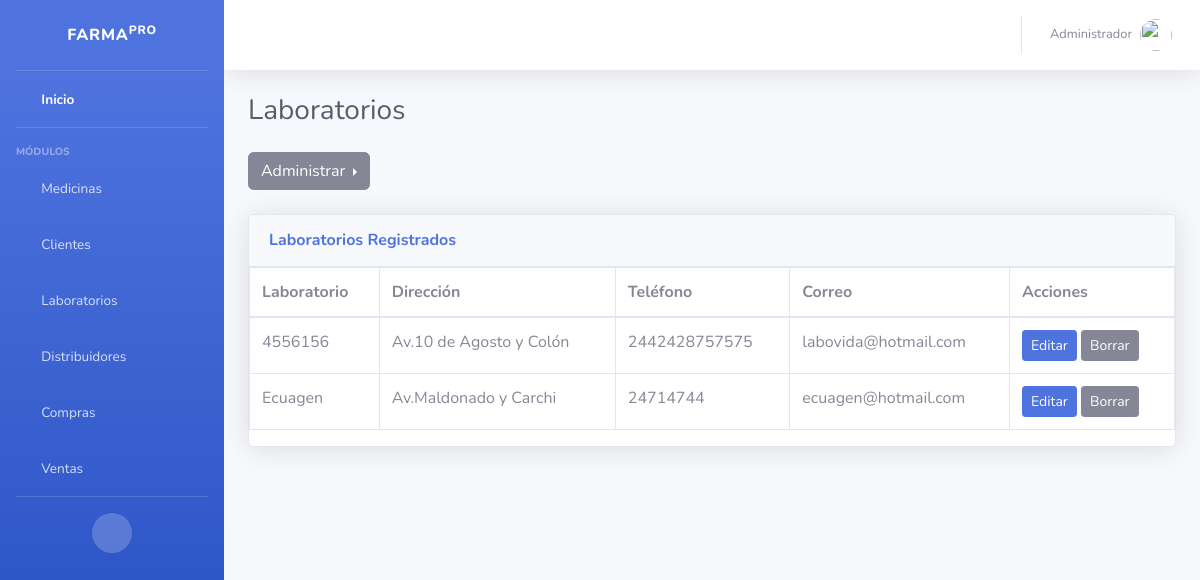
The page /laboratorios/ on the database as committed earlier.
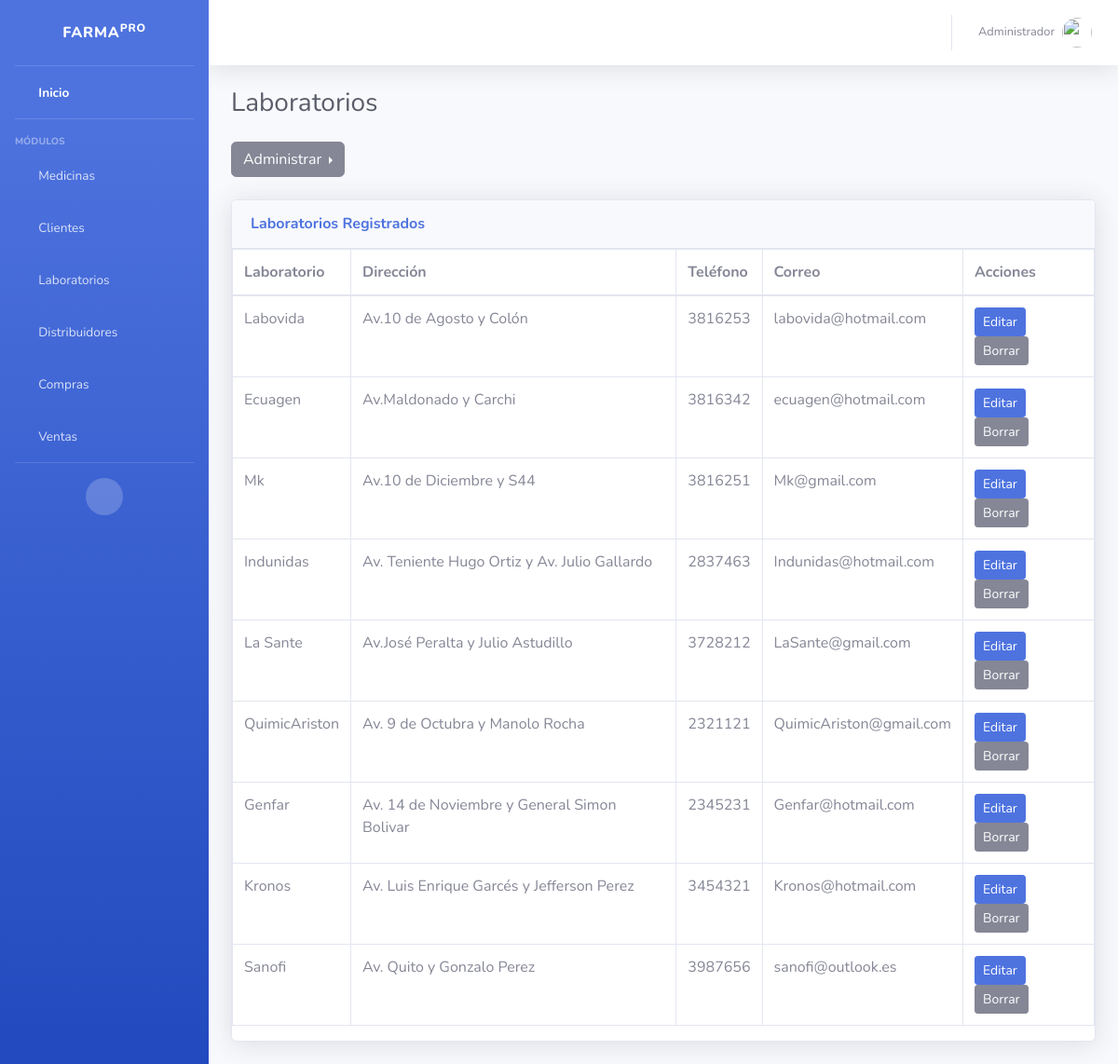
The same page on the database as committed later.
### laboratorios/models.py (models this page shows, shortened)
class Laboratorio (models.Model):
    nombre_laboratorio = models.CharField(max_length=100, verbose_name="Laboratorio", blank=False, null=False, unique=True)
    direccion_laboratorio = models.TextField(max_length=200, verbose_name="Dirección", blank=False, null=False)
    telefono_laboratorio = models.IntegerField(max_length=10 ,verbose_name="Teléfono", blank=False, null=False )
    correo_laboratorio = models.EmailField( verbose_name="Correo", blank=False, null=False)
    registro_laboratorio = models.CharField(max_length=20, verbose_name="Registro", blank=False, null=False)
    autorizacion_laboratorio = models.CharField(max_length=20, verbose_name="Autorización", blank=False, null=False)
    class Meta:
        verbose_name ="Laboratorio"
        verbose_name_plural ="Laboratorios"

### laboratorios/views.py (the view)
# urls.py: path("", LaboratorioListView.as_view(), name="laboratorios"),
class LaboratorioListView(ListView):
    model = Laboratorio

### laboratorios/templates/laboratorios/laboratorio_list.html
{% extends 'core/base.html' %}
{% block cabecera %}
Laboratorios
{% endblock %}
{% block pie %}
{% include 'laboratorios/laboratorio_menu.html'%}
<div class="card shadow mb-4">
  <div class="card-header py-3">
      <h6 class="m-0 font-weight-bold text-primary">Laboratorios Registrados</h6>
  </div>
      <div class="table-responsive">
<table class="table table-bordered" id="dataTable" width="100%" cellspacing="0">
<thead>
    <tr>
        <th scope="col">Laboratorio</th>
        <th scope="col">Dirección</th>
        <th scope="col">Teléfono</th>
        <th scope="col">Correo</th>
        <th scope="col">Acciones</th>
    </tr>
  </thead>
    <tbody>
        {% for laboratorio in object_list %}
    <tr>
        <td>{{laboratorio.nombre_laboratorio}}</td>
        <td>{{laboratorio.direccion_laboratorio}}</td>
        <td>{{laboratorio.telefono_laboratorio}}</td>
        <td>{{laboratorio.correo_laboratorio}}</td>
        <td>
          <a href="{% url 'laboratorios:update' laboratorio.id %}" class="btn btn-sm btn-primary">Editar</a>
          <a href="{% url 'laboratorios:delete' laboratorio.id %}" class="btn btn-secondary btn-sm">Borrar</a>
        </td>
    </tr>
    {% endfor %}
    </tbody>
</table>
{% endblock %}

### core/templates/core/base.html (shortened to what this page needs)
<!DOCTYPE html>
<html lang="en">
<head>
    {% load static %}
    <link href="{% static 'core/vendor/fontawesome-free/css/all.min.css' %}" rel="stylesheet" type="text/css">
    <link href="{% static 'core/css/sb-admin-2.min.css' %}" rel="stylesheet">
</head>
<body id="page-top">
    <div id="wrapper">
        <ul class="navbar-nav bg-gradient-primary sidebar sidebar-dark accordion" id="accordionSidebar">
            <a class="sidebar-brand d-flex align-items-center justify-content-center" href="{% url 'home' %}">
                <div class="sidebar-brand-text mx-3">FARMA<sup>PRO</sup></div>
              </a>
            <hr class="sidebar-divider my-0">
            <li class="nav-item active">
                <a class="nav-link" href="{% url 'home' %}">
                    <i class="fas fa-fw fa-tachometer-alt"></i>
                    <span>Inicio</span></a>
            </li>
            <hr class="sidebar-divider">
            <div class="sidebar-heading">
                Módulos
            </div>
            <li class="nav-item">
                <a class="nav-link" href="{% url 'medicamentos:medicamentos' %}">
                    <i class="fas fa-fw fa-table"></i>
                    <span>Medicinas</span></a>
            </li>
            <li class="nav-item">
              <a class="nav-link" href="{% url 'clientes:clientes' %}">
                  <i class="fas fa-fw fa-table"></i>
                  <span>Clientes</span></a>
          </li>
          <li class="nav-item">
            <a class="nav-link" href="{% url 'laboratorios:laboratorios' %}">
                <i class="fas fa-fw fa-table"></i>
                <span>Laboratorios</span></a>
        </li>
        <li class="nav-item">
          <a class="nav-link" href="{% url 'distribuidores:distribuidores' %}">
              <i class="fas fa-fw fa-table"></i>
              <span>Distribuidores</span></a>
      </li>
    <li class="nav-item">
      <a class="nav-link" href="{% url 'compras:compras' %}">
          <i class="fas fa-fw fa-table"></i>
          <span>Compras</span></a>
  </li>
  <li class="nav-item">
    <a class="nav-link" href="{% url 'salidas:salidas' %}">
        <i class="fas fa-fw fa-table"></i>
        <span>Ventas</span></a>
</li>
            <hr class="sidebar-divider d-none d-md-block">
            <div class="text-center d-none d-md-inline">
                <button class="rounded-circle border-0" id="sidebarToggle"></button>
            </div>
        </ul>
        <div id="content-wrapper" class="d-flex flex-column">
            <div id="content">
                <nav class="navbar navbar-expand navbar-light bg-white topbar mb-4 static-top shadow">
                    <ul class="navbar-nav ml-auto">
                        <li class="nav-item dropdown no-arrow">
                            <a class="nav-link dropdown-toggle" href="#" id="userDropdown" role="button"
                                data-toggle="dropdown" aria-haspopup="true" aria-expanded="false">
                                <span class="mr-2 d-none d-lg-inline text-gray-600 small">Administrador</span>
                                <img class="img-profile rounded-circle"
                                    src="{% static 'core/img/undraw_profile.svg' %}">
                            </a>
                        </li>
                    </ul>
                </nav>
                <div class="container-fluid">
                    <div class="d-sm-flex align-items-center justify-content-between mb-4">
                        <h1 class="h3 mb-0 text-gray-800">{%  block cabecera %} {% endblock %} </h1>
                    </div>
                    {%  block pie %} {% endblock %}
        </div>
    </div>
</body>
</html>

### laboratorios/templates/laboratorios/laboratorio_menu.html (shortened to what this page needs)
<div class="btn-group dropright mb-4">
    <button class="btn btn-secondary dropdown-toggle" type="button"
        id="dropdownMenuButton" data-toggle="dropdown" aria-haspopup="true"
        aria-expanded="false">
        Administrar
    </button>
</div>

Rows that differ between the two databases and show on the page:
changed Laboratorio "Av.10 de Agosto y Colón": nombre_laboratorio "4556156" → "Labovida"; telefono_laboratorio "2442428757575" → "3816253"
changed Laboratorio "Ecuagen": telefono_laboratorio "24714744" → "3816342"
added Laboratorio: nombre_laboratorio "Mk", direccion_laboratorio "Av.10 de Diciembre y S44", telefono_laboratorio "3816251", correo_laboratorio "Mk@gmail.com"
added Laboratorio: nombre_laboratorio "Indunidas", direccion_laboratorio "Av. Teniente Hugo Ortiz y Av. Julio Gallardo", telefono_laboratorio "2837463", correo_laboratorio "Indunidas@hotmail.com"
added Laboratorio: nombre_laboratorio "La Sante", direccion_laboratorio "Av.José Peralta y Julio Astudillo", telefono_laboratorio "3728212", correo_laboratorio "LaSante@gmail.com"
added Laboratorio: nombre_laboratorio "QuimicAriston", direccion_laboratorio "Av. 9 de Octubra y Manolo Rocha", telefono_laboratorio "2321121", correo_laboratorio "QuimicAriston@gmail.com"
added Laboratorio: nombre_laboratorio "Genfar", direccion_laboratorio "Av. 14 de Noviembre y General Simon Bolivar", telefono_laboratorio "2345231", correo_laboratorio "Genfar@hotmail.com"
added Laboratorio: nombre_laboratorio "Kronos", direccion_laboratorio "Av. Luis Enrique Garcés y Jefferson Perez", telefono_laboratorio "3454321", correo_laboratorio "Kronos@hotmail.com"
added Laboratorio: nombre_laboratorio "Sanofi", direccion_laboratorio "Av. Quito y Gonzalo Perez", telefono_laboratorio "3987656", correo_laboratorio "sanofi@outlook.es"
